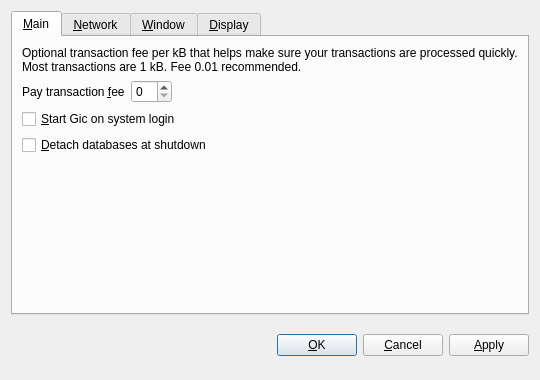
<?xml version="1.0" encoding="UTF-8"?>
<ui version="4.0">
 <class>OptionsDialog</class>
 <widget class="QDialog" name="OptionsDialog">
  <property name="geometry">
   <rect>
    <x>0</x>
    <y>0</y>
    <width>540</width>
    <height>380</height>
   </rect>
  </property>
  <property name="windowTitle">
   <string>Options</string>
  </property>
  <property name="modal">
   <bool>true</bool>
  </property>
  <layout class="QVBoxLayout" name="verticalLayout">
   <item>
    <widget class="QTabWidget" name="tabWidget">
     <property name="tabPosition">
      <enum>QTabWidget::North</enum>
     </property>
     <property name="currentIndex">
      <number>0</number>
     </property>
     <widget class="QWidget" name="tabMain">
      <attribute name="title">
       <string>&amp;Main</string>
      </attribute>
      <layout class="QVBoxLayout" name="verticalLayout_Main">
       <item>
        <widget class="QLabel" name="transactionFeeInfoLabel">
         <property name="text">
          <string>Optional transaction fee per kB that helps make sure your transactions are processed quickly. Most transactions are 1 kB. Fee 0.01 recommended.</string>
         </property>
         <property name="textFormat">
          <enum>Qt::PlainText</enum>
         </property>
         <property name="wordWrap">
          <bool>true</bool>
         </property>
        </widget>
       </item>
       <item>
        <layout class="QHBoxLayout" name="horizontalLayout_Main">
         <item>
          <widget class="QLabel" name="transactionFeeLabel">
           <property name="text">
            <string>Pay transaction &amp;fee</string>
           </property>
           <property name="textFormat">
            <enum>Qt::PlainText</enum>
           </property>
           <property name="buddy">
            <cstring>transactionFee</cstring>
           </property>
          </widget>
         </item>
         <item>
          <widget class="BitcoinAmountField" name="transactionFee"/>
         </item>
         <item>
          <spacer name="horizontalSpacer_Main">
           <property name="orientation">
            <enum>Qt::Horizontal</enum>
           </property>
           <property name="sizeHint" stdset="0">
            <size>
             <width>40</width>
             <height>20</height>
            </size>
           </property>
          </spacer>
         </item>
        </layout>
       </item>
       <item>
        <widget class="QCheckBox" name="bitcoinAtStartup">
         <property name="toolTip">
          <string>Automatically start Gic after logging in to the system.</string>
         </property>
         <property name="text">
          <string>&amp;Start Gic on system login</string>
         </property>
        </widget>
       </item>
       <item>
        <widget class="QCheckBox" name="detachDatabases">
         <property name="toolTip">
          <string>Detach block and address databases at shutdown. This means they can be moved to another data directory, but it slows down shutdown. The wallet is always detached.</string>
         </property>
         <property name="text">
          <string>&amp;Detach databases at shutdown</string>
         </property>
        </widget>
       </item>
       <item>
        <spacer name="verticalSpacer_Main">
         <property name="orientation">
          <enum>Qt::Vertical</enum>
         </property>
         <property name="sizeHint" stdset="0">
          <size>
           <width>20</width>
           <height>40</height>
          </size>
         </property>
        </spacer>
       </item>
      </layout>
     </widget>
     <widget class="QWidget" name="tabNetwork">
      <attribute name="title">
       <string>&amp;Network</string>
      </attribute>
      <layout class="QVBoxLayout" name="verticalLayout_Network">
       <item>
        <widget class="QCheckBox" name="mapPortUpnp">
         <property name="toolTip">
          <string>Automatically open the Gic client port on the router. This only works when your router supports UPnP and it is enabled.</string>
         </property>
         <property name="text">
          <string>Map port using &amp;UPnP</string>
         </property>
        </widget>
       </item>
       <item>
        <widget class="QCheckBox" name="connectSocks">
         <property name="toolTip">
          <string>Connect to the Gic network through a SOCKS proxy (e.g. when connecting through Tor).</string>
         </property>
         <property name="text">
          <string>&amp;Connect through SOCKS proxy:</string>
         </property>
        </widget>
       </item>
       <item>
        <layout class="QHBoxLayout" name="horizontalLayout_Network">
         <item>
          <widget class="QLabel" name="proxyIpLabel">
           <property name="text">
            <string>Proxy &amp;IP:</string>
           </property>
           <property name="textFormat">
            <enum>Qt::PlainText</enum>
           </property>
           <property name="buddy">
            <cstring>proxyIp</cstring>
           </property>
          </widget>
         </item>
         <item>
          <widget class="QValidatedLineEdit" name="proxyIp">
           <property name="maximumSize">
            <size>
             <width>140</width>
             <height>16777215</height>
            </size>
           </property>
           <property name="toolTip">
            <string>IP address of the proxy (e.g. 127.0.0.1)</string>
           </property>
          </widget>
         </item>
         <item>
          <widget class="QLabel" name="proxyPortLabel">
           <property name="text">
            <string>&amp;Port:</string>
           </property>
           <property name="textFormat">
            <enum>Qt::PlainText</enum>
           </property>
           <property name="buddy">
            <cstring>proxyPort</cstring>
           </property>
          </widget>
         </item>
         <item>
          <widget class="QLineEdit" name="proxyPort">
           <property name="maximumSize">
            <size>
             <width>55</width>
             <height>16777215</height>
            </size>
           </property>
           <property name="toolTip">
            <string>Port of the proxy (e.g. 9050)</string>
           </property>
          </widget>
         </item>
         <item>
          <widget class="QLabel" name="socksVersionLabel">
           <property name="text">
            <string>SOCKS &amp;Version:</string>
           </property>
           <property name="textFormat">
            <enum>Qt::PlainText</enum>
           </property>
           <property name="buddy">
            <cstring>socksVersion</cstring>
           </property>
          </widget>
         </item>
         <item>
          <widget class="QValueComboBox" name="socksVersion">
           <property name="toolTip">
            <string>SOCKS version of the proxy (e.g. 5)</string>
           </property>
          </widget>
         </item>
         <item>
          <spacer name="horizontalSpacer_Network">
           <property name="orientation">
            <enum>Qt::Horizontal</enum>
           </property>
           <property name="sizeHint" stdset="0">
            <size>
             <width>40</width>
             <height>20</height>
            </size>
           </property>
          </spacer>
         </item>
        </layout>
       </item>
       <item>
        <spacer name="verticalSpacer_Network">
         <property name="orientation">
          <enum>Qt::Vertical</enum>
         </property>
         <property name="sizeHint" stdset="0">
          <size>
           <width>20</width>
           <height>40</height>
          </size>
         </property>
        </spacer>
       </item>
      </layout>
     </widget>
     <widget class="QWidget" name="tabWindow">
      <attribute name="title">
       <string>&amp;Window</string>
      </attribute>
      <layout class="QVBoxLayout" name="verticalLayout_Window">
       <item>
        <widget class="QCheckBox" name="minimizeToTray">
         <property name="toolTip">
          <string>Show only a tray icon after minimizing the window.</string>
         </property>
         <property name="text">
          <string>&amp;Minimize to the tray instead of the taskbar</string>
         </property>
        </widget>
       </item>
       <item>
        <widget class="QCheckBox" name="minimizeOnClose">
         <property name="toolTip">
          <string>Minimize instead of exit the application when the window is closed. When this option is enabled, the application will be closed only after selecting Quit in the menu.</string>
         </property>
         <property name="text">
          <string>M&amp;inimize on close</string>
         </property>
        </widget>
       </item>
       <item>
        <spacer name="verticalSpacer_Window">
         <property name="orientation">
          <enum>Qt::Vertical</enum>
         </property>
         <property name="sizeHint" stdset="0">
          <size>
           <width>20</width>
           <height>40</height>
          </size>
         </property>
        </spacer>
       </item>
      </layout>
     </widget>
     <widget class="QWidget" name="tabDisplay">
      <attribute name="title">
       <string>&amp;Display</string>
      </attribute>
      <layout class="QVBoxLayout" name="verticalLayout_Display">
       <item>
        <layout class="QHBoxLayout" name="horizontalLayout_1_Display">
         <item>
          <widget class="QLabel" name="langLabel">
           <property name="text">
            <string>User Interface &amp;language:</string>
           </property>
           <property name="textFormat">
            <enum>Qt::PlainText</enum>
           </property>
           <property name="buddy">
            <cstring>lang</cstring>
           </property>
          </widget>
         </item>
         <item>
          <widget class="QValueComboBox" name="lang">
           <property name="toolTip">
            <string>The user interface language can be set here. This setting will take effect after restarting Gic.</string>
           </property>
          </widget>
         </item>
        </layout>
       </item>
       <item>
        <layout class="QHBoxLayout" name="horizontalLayout_2_Display">
         <item>
          <widget class="QLabel" name="unitLabel">
           <property name="text">
            <string>&amp;Unit to show amounts in:</string>
           </property>
           <property name="textFormat">
            <enum>Qt::PlainText</enum>
           </property>
           <property name="buddy">
            <cstring>unit</cstring>
           </property>
          </widget>
         </item>
         <item>
          <widget class="QValueComboBox" name="unit">
           <property name="toolTip">
            <string>Choose the default subdivision unit to show in the interface and when sending coins.</string>
           </property>
          </widget>
         </item>
        </layout>
       </item>
       <item>
        <widget class="QCheckBox" name="displayAddresses">
         <property name="toolTip">
          <string>Whether to show Gic addresses in the transaction list or not.</string>
         </property>
         <property name="text">
          <string>&amp;Display addresses in transaction list</string>
         </property>
        </widget>
       </item>
       <item>
        <spacer name="verticalSpacer_Display">
         <property name="orientation">
          <enum>Qt::Vertical</enum>
         </property>
         <property name="sizeHint" stdset="0">
          <size>
           <width>20</width>
           <height>40</height>
          </size>
         </property>
        </spacer>
       </item>
      </layout>
     </widget>
    </widget>
   </item>
   <item>
    <layout class="QHBoxLayout" name="horizontalLayout_Buttons">
     <item>
      <spacer name="horizontalSpacer_1">
       <property name="orientation">
        <enum>Qt::Horizontal</enum>
       </property>
       <property name="sizeHint" stdset="0">
        <size>
         <width>40</width>
         <height>48</height>
        </size>
       </property>
      </spacer>
     </item>
     <item>
      <widget class="QLabel" name="statusLabel">
       <property name="font">
        <font>
         <weight>75</weight>
         <bold>true</bold>
        </font>
       </property>
       <property name="text">
        <string/>
       </property>
       <property name="textFormat">
        <enum>Qt::PlainText</enum>
       </property>
       <property name="wordWrap">
        <bool>true</bool>
       </property>
      </widget>
     </item>
     <item>
      <spacer name="horizontalSpacer_2">
       <property name="orientation">
        <enum>Qt::Horizontal</enum>
       </property>
       <property name="sizeHint" stdset="0">
        <size>
         <width>40</width>
         <height>48</height>
        </size>
       </property>
      </spacer>
     </item>
     <item>
      <widget class="QPushButton" name="okButton">
       <property name="text">
        <string>&amp;OK</string>
       </property>
      </widget>
     </item>
     <item>
      <widget class="QPushButton" name="cancelButton">
       <property name="text">
        <string>&amp;Cancel</string>
       </property>
       <property name="autoDefault">
        <bool>false</bool>
       </property>
      </widget>
     </item>
     <item>
      <widget class="QPushButton" name="applyButton">
       <property name="text">
        <string>&amp;Apply</string>
       </property>
       <property name="autoDefault">
        <bool>false</bool>
       </property>
      </widget>
     </item>
    </layout>
   </item>
  </layout>
 </widget>
 <customwidgets>
  <customwidget>
   <class>BitcoinAmountField</class>
   <extends>QSpinBox</extends>
   <header>bitcoinamountfield.h</header>
  </customwidget>
  <customwidget>
   <class>QValueComboBox</class>
   <extends>QComboBox</extends>
   <header>qvaluecombobox.h</header>
  </customwidget>
  <customwidget>
   <class>QValidatedLineEdit</class>
   <extends>QLineEdit</extends>
   <header>qvalidatedlineedit.h</header>
  </customwidget>
 </customwidgets>
 <resources/>
 <connections/>
</ui>
